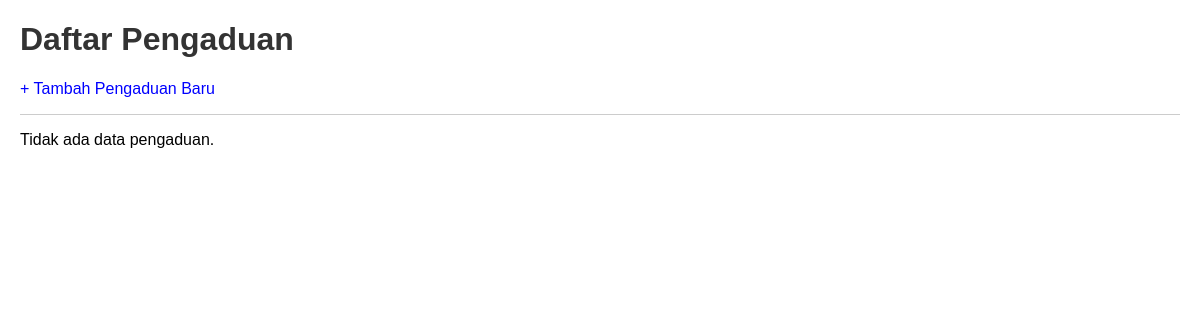
The app's page /pengaduan/, older data.
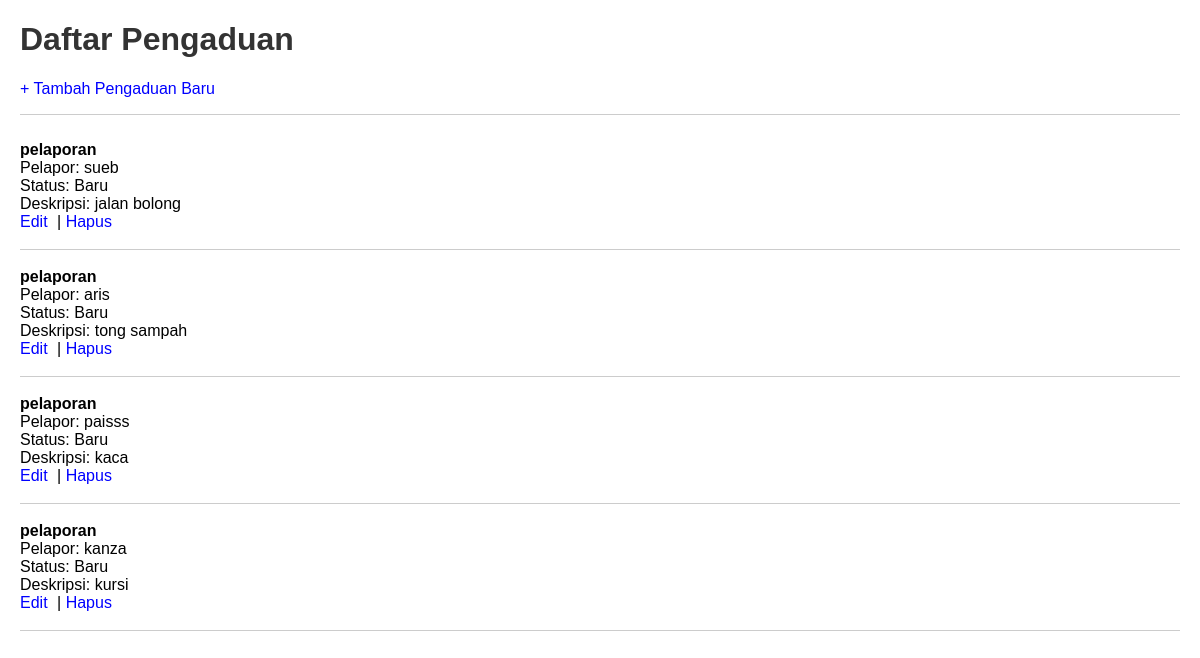
The same page, newer data.
### warga/models.py (models this page shows, shortened)
class Pengaduan(models.Model):
    STATUS_CHOICES = [
        ('BARU', 'Baru'),
        ('DIPROSES', 'Diproses'),
        ('SELESAI', 'Selesai'),
    ]
    judul = models.CharField(max_length=200)
    deskripsi = models.TextField()
    status = models.CharField(max_length=10, choices=STATUS_CHOICES, default='BARU')
    tanggal_lapor = models.DateTimeField(auto_now_add=True)
    pelapor = models.ForeignKey(Warga, on_delete=models.CASCADE, related_name='pengaduan')

class Warga(models.Model):
    nik = models.CharField(max_length=16, unique=True, verbose_name="Nomor Induk Kependudukan")
    nama_lengkap = models.CharField(max_length=100, verbose_name="Nama Lengkap")
    alamat = models.TextField(verbose_name="Alamat Tinggal")
    no_telepon = models.CharField(max_length=15, blank=True, verbose_name="Nomor Telepon")
    tanggal_registrasi = models.DateTimeField(auto_now_add=True)

### warga/views.py (the view)
# urls.py: path('pengaduan/', PengaduanListView.as_view(), name='pengaduan-list'),
class PengaduanListView(ListView):
    model = Pengaduan
    template_name = 'warga/pengaduan_list.html'
    context_object_name = 'pengaduan_list'

### warga/templates/warga/pengaduan_list.html (shortened to what this page needs)
<!DOCTYPE html>
<html lang="id">
<head>
</head>
<body>
    <h1>Daftar Pengaduan</h1>
    <p><a href="{% url 'pengaduan-tambah' %}">+ Tambah Pengaduan Baru</a></p>
    <hr>
    {% if object_list %}
        <ul>
            {% for pengaduan in object_list %}
                <li>
                    <strong>{{ pengaduan.judul }}</strong><br>
                    Pelapor: {{ pengaduan.pelapor.nama_lengkap }}<br>
                    Status: {{ pengaduan.get_status_display }}<br>
                    Deskripsi: {{ pengaduan.deskripsi|truncatewords:15 }}<br>
                    <a href="{% url 'pengaduan-edit' pengaduan.pk %}">Edit</a> |
                    <a href="{% url 'pengaduan-hapus' pengaduan.pk %}">Hapus</a>
                </li>
                <hr>
            {% endfor %}
        </ul>
    {% else %}
        <p>Tidak ada data pengaduan.</p>
    {% endif %}
</body>
</html>

### warga/templates/warga/pengaduan_list.html (style rules this page uses)
body { font-family: Arial, sans-serif; margin: 20px; }
h1 { color: #333; }
ul { list-style-type: none; padding: 0; }
li { padding: 10px 0; }
hr { border: 0; border-top: 1px solid #ccc; }
a { text-decoration: none; color: blue; margin-right: 5px; }

Row changes from the older to the newer data that the page shows:
added Pengaduan: judul "pelaporan", pelapor.nama_lengkap "sueb", status "Baru", deskripsi "jalan bolong"
added Pengaduan: judul "pelaporan", pelapor.nama_lengkap "aris", status "Baru", deskripsi "tong sampah"
added Pengaduan: judul "pelaporan", pelapor.nama_lengkap "paisss", status "Baru", deskripsi "kaca"
added Pengaduan: judul "pelaporan", pelapor.nama_lengkap "kanza", status "Baru", deskripsi "kursi"
Text that changed along with them:
text no longer shown: "Tidak ada data pengaduan."
